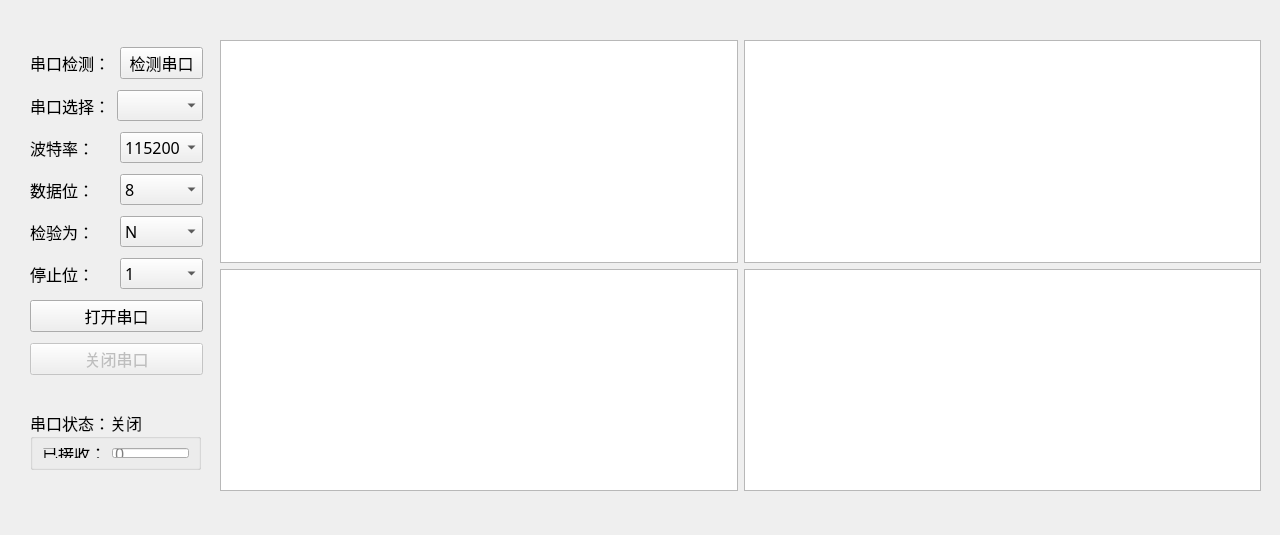
<?xml version="1.0" encoding="UTF-8"?>
<ui version="4.0">
 <class>Form</class>
 <widget class="QWidget" name="Form">
  <property name="geometry">
   <rect>
    <x>0</x>
    <y>0</y>
    <width>1280</width>
    <height>535</height>
   </rect>
  </property>
  <property name="font">
   <font>
    <family>宋体</family>
   </font>
  </property>
  <property name="windowTitle">
   <string>bioMonitor</string>
  </property>
  <widget class="QGroupBox" name="groupBox">
   <property name="geometry">
    <rect>
     <x>30</x>
     <y>410</y>
     <width>171</width>
     <height>60</height>
    </rect>
   </property>
   <property name="font">
    <font>
     <family>宋体</family>
     <pointsize>12</pointsize>
    </font>
   </property>
   <property name="title">
    <string>串口状态：关闭</string>
   </property>
   <layout class="QVBoxLayout" name="verticalLayout_4">
    <item>
     <layout class="QHBoxLayout" name="horizontalLayout_7">
      <item>
       <widget class="QLabel" name="label_7">
        <property name="text">
         <string>已接收：</string>
        </property>
       </widget>
      </item>
      <item>
       <widget class="QLineEdit" name="lineEdit">
        <property name="placeholderText">
         <string>0</string>
        </property>
       </widget>
      </item>
     </layout>
    </item>
   </layout>
  </widget>
  <widget class="QWidget" name="">
   <property name="geometry">
    <rect>
     <x>30</x>
     <y>42</y>
     <width>173</width>
     <height>341</height>
    </rect>
   </property>
   <layout class="QVBoxLayout" name="verticalLayout_3">
    <item>
     <layout class="QHBoxLayout" name="horizontalLayout">
      <item>
       <widget class="QLabel" name="label">
        <property name="font">
         <font>
          <family>宋体</family>
          <pointsize>12</pointsize>
         </font>
        </property>
        <property name="text">
         <string>串口检测：</string>
        </property>
       </widget>
      </item>
      <item>
       <widget class="QPushButton" name="pushButton">
        <property name="font">
         <font>
          <family>宋体</family>
          <pointsize>12</pointsize>
         </font>
        </property>
        <property name="text">
         <string>检测串口</string>
        </property>
       </widget>
      </item>
     </layout>
    </item>
    <item>
     <layout class="QHBoxLayout" name="horizontalLayout_2">
      <item>
       <widget class="QLabel" name="label_2">
        <property name="font">
         <font>
          <family>宋体</family>
          <pointsize>12</pointsize>
         </font>
        </property>
        <property name="text">
         <string>串口选择：</string>
        </property>
       </widget>
      </item>
      <item>
       <widget class="QComboBox" name="comboBox">
        <property name="font">
         <font>
          <family>宋体</family>
          <pointsize>12</pointsize>
         </font>
        </property>
       </widget>
      </item>
     </layout>
    </item>
    <item>
     <layout class="QHBoxLayout" name="horizontalLayout_3">
      <item>
       <widget class="QLabel" name="label_3">
        <property name="font">
         <font>
          <family>宋体</family>
          <pointsize>12</pointsize>
         </font>
        </property>
        <property name="text">
         <string>波特率：</string>
        </property>
       </widget>
      </item>
      <item>
       <widget class="QComboBox" name="comboBox_2">
        <property name="font">
         <font>
          <family>宋体</family>
          <pointsize>12</pointsize>
         </font>
        </property>
        <item>
         <property name="text">
          <string>115200</string>
         </property>
        </item>
        <item>
         <property name="text">
          <string>2400</string>
         </property>
        </item>
        <item>
         <property name="text">
          <string>4800</string>
         </property>
        </item>
        <item>
         <property name="text">
          <string>9600</string>
         </property>
        </item>
        <item>
         <property name="text">
          <string>12800</string>
         </property>
        </item>
        <item>
         <property name="text">
          <string>14400</string>
         </property>
        </item>
        <item>
         <property name="text">
          <string>19200</string>
         </property>
        </item>
        <item>
         <property name="text">
          <string>38400</string>
         </property>
        </item>
        <item>
         <property name="text">
          <string>57600</string>
         </property>
        </item>
        <item>
         <property name="text">
          <string>76800</string>
         </property>
        </item>
       </widget>
      </item>
     </layout>
    </item>
    <item>
     <layout class="QHBoxLayout" name="horizontalLayout_4">
      <item>
       <widget class="QLabel" name="label_4">
        <property name="font">
         <font>
          <family>宋体</family>
          <pointsize>12</pointsize>
         </font>
        </property>
        <property name="text">
         <string>数据位：</string>
        </property>
       </widget>
      </item>
      <item>
       <widget class="QComboBox" name="comboBox_3">
        <property name="font">
         <font>
          <family>宋体</family>
          <pointsize>12</pointsize>
         </font>
        </property>
        <item>
         <property name="text">
          <string>8</string>
         </property>
        </item>
        <item>
         <property name="text">
          <string>5</string>
         </property>
        </item>
        <item>
         <property name="text">
          <string>6</string>
         </property>
        </item>
        <item>
         <property name="text">
          <string>7</string>
         </property>
        </item>
       </widget>
      </item>
     </layout>
    </item>
    <item>
     <layout class="QHBoxLayout" name="horizontalLayout_5">
      <item>
       <widget class="QLabel" name="label_5">
        <property name="font">
         <font>
          <family>宋体</family>
          <pointsize>12</pointsize>
         </font>
        </property>
        <property name="text">
         <string>检验为：</string>
        </property>
       </widget>
      </item>
      <item>
       <widget class="QComboBox" name="comboBox_4">
        <property name="font">
         <font>
          <family>宋体</family>
          <pointsize>12</pointsize>
         </font>
        </property>
        <item>
         <property name="text">
          <string>N</string>
         </property>
        </item>
       </widget>
      </item>
     </layout>
    </item>
    <item>
     <layout class="QHBoxLayout" name="horizontalLayout_6">
      <item>
       <widget class="QLabel" name="label_6">
        <property name="font">
         <font>
          <family>宋体</family>
          <pointsize>12</pointsize>
         </font>
        </property>
        <property name="text">
         <string>停止位：</string>
        </property>
       </widget>
      </item>
      <item>
       <widget class="QComboBox" name="comboBox_5">
        <property name="font">
         <font>
          <family>宋体</family>
          <pointsize>12</pointsize>
         </font>
        </property>
        <item>
         <property name="text">
          <string>1</string>
         </property>
        </item>
       </widget>
      </item>
     </layout>
    </item>
    <item>
     <widget class="QPushButton" name="pushButton_2">
      <property name="font">
       <font>
        <family>宋体</family>
        <pointsize>12</pointsize>
       </font>
      </property>
      <property name="text">
       <string>打开串口</string>
      </property>
     </widget>
    </item>
    <item>
     <widget class="QPushButton" name="pushButton_3">
      <property name="enabled">
       <bool>false</bool>
      </property>
      <property name="font">
       <font>
        <family>宋体</family>
        <pointsize>12</pointsize>
       </font>
      </property>
      <property name="text">
       <string>关闭串口</string>
      </property>
     </widget>
    </item>
   </layout>
  </widget>
  <widget class="QWidget" name="">
   <property name="geometry">
    <rect>
     <x>220</x>
     <y>40</y>
     <width>1041</width>
     <height>451</height>
    </rect>
   </property>
   <layout class="QVBoxLayout" name="verticalLayout_5">
    <item>
     <layout class="QHBoxLayout" name="horizontalLayout_8">
      <item>
       <widget class="QGraphicsView" name="graphicsView"/>
      </item>
      <item>
       <widget class="QGraphicsView" name="graphicsView_2"/>
      </item>
     </layout>
    </item>
    <item>
     <layout class="QHBoxLayout" name="horizontalLayout_9">
      <item>
       <widget class="QGraphicsView" name="graphicsView_3"/>
      </item>
      <item>
       <widget class="QGraphicsView" name="graphicsView_4"/>
      </item>
     </layout>
    </item>
   </layout>
  </widget>
 </widget>
 <resources/>
 <connections/>
</ui>
